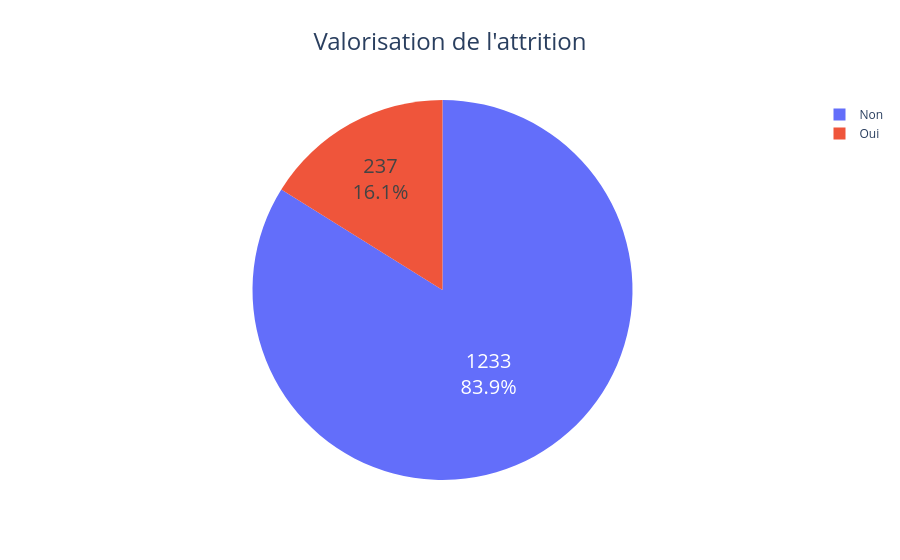

The cell this chart's notebook holds for it:
### Markdown cell above
Il y a juste marqué s'il ont quitté l'entreprise, pas si il sont partie d'eux même, ni la nature de la rupture (démission, licensiement, Rupture conventionnelle )

### Code cell
df = sondage["a_quitte_l_entreprise"].value_counts().reset_index()
fig = go.Figure(data=[go.Pie(labels=['Non','Oui'],
                             values=df["count"])])
fig.update_traces(hoverinfo='label+percent', textinfo='value+percent', textfont_size=20, 
                  )
fig.update_layout(
    title=dict(
        text="Valorisation de l'attrition",
        x=0.5,          # centre le titre horizontalement
        font=dict(size=24)
    )
)

fig.show()

### Figure 1 — Plotly figure (JSON) as saved in the notebook; plotly's stock layout.template omitted (floating-point values rounded to 4 significant figures)
{"data": [{"hoverinfo": "label+percent", "labels": ["Non", "Oui"], "textfont": {"size": 20}, "textinfo": "value+percent", "type": "pie", "values": [1233, 237]}], "layout": {"title": {"font": {"size": 24}, "text": "Valorisation de l'attrition", "x": 0.5}}}
